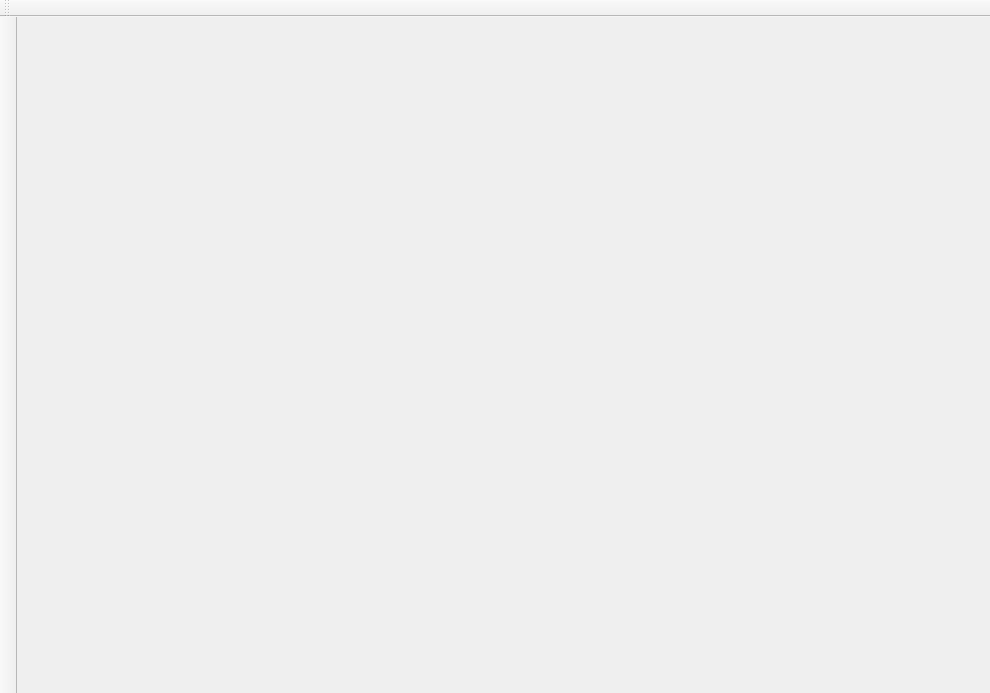
<?xml version="1.0" encoding="UTF-8"?>
<ui version="4.0">
 <class>MainWindow</class>
 <widget class="QMainWindow" name="MainWindow">
  <property name="geometry">
   <rect>
    <x>0</x>
    <y>0</y>
    <width>990</width>
    <height>693</height>
   </rect>
  </property>
  <property name="windowTitle">
   <string>MainWindow</string>
  </property>
  <property name="windowIcon">
   <iconset resource="../italc.qrc">
    <normaloff>:/resources/logo.png</normaloff>:/resources/logo.png</iconset>
  </property>
  <widget class="QWidget" name="m_centralWidget">
   <layout class="QHBoxLayout" name="m_centralLayout">
    <property name="spacing">
     <number>0</number>
    </property>
    <property name="margin">
     <number>0</number>
    </property>
    <item>
     <widget class="QScrollArea" name="m_scrollArea">
      <property name="frameShape">
       <enum>QFrame::NoFrame</enum>
      </property>
      <widget class="QWidget" name="scrollAreaWidgetContents"/>
     </widget>
    </item>
   </layout>
  </widget>
  <widget class="SideBar" name="m_sideBar">
   <property name="windowTitle">
    <string>toolBar</string>
   </property>
   <property name="movable">
    <bool>false</bool>
   </property>
   <property name="iconSize">
    <size>
     <width>16</width>
     <height>16</height>
    </size>
   </property>
   <property name="floatable">
    <bool>false</bool>
   </property>
   <attribute name="toolBarArea">
    <enum>LeftToolBarArea</enum>
   </attribute>
   <attribute name="toolBarBreak">
    <bool>false</bool>
   </attribute>
  </widget>
  <widget class="MainToolBar" name="m_toolBar">
   <property name="windowTitle">
    <string>toolBar</string>
   </property>
   <attribute name="toolBarArea">
    <enum>TopToolBarArea</enum>
   </attribute>
   <attribute name="toolBarBreak">
    <bool>false</bool>
   </attribute>
  </widget>
 </widget>
 <customwidgets>
  <customwidget>
   <class>SideBar</class>
   <extends>QToolBar</extends>
   <header>SideBar.h</header>
  </customwidget>
  <customwidget>
   <class>MainToolBar</class>
   <extends>QToolBar</extends>
   <header>MainToolBar.h</header>
  </customwidget>
 </customwidgets>
 <resources>
  <include location="../italc.qrc"/>
 </resources>
 <connections/>
</ui>
